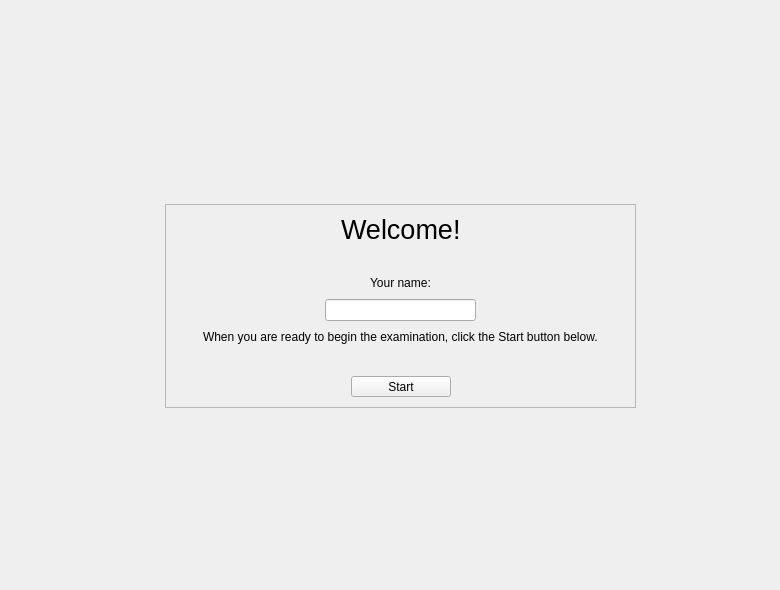
    <widget class="QWidget" name="startPage" >
     <widget class="QWidget" name="startGridLayout" >
      <property name="geometry" >
       <rect>
        <x>30</x>
        <y>30</y>
        <width>741</width>
        <height>551</height>
       </rect>
      </property>
      <layout class="QGridLayout" >
       <property name="margin" >
        <number>0</number>
       </property>
       <property name="spacing" >
        <number>6</number>
       </property>
       <item row="0" column="2" >
        <spacer>
         <property name="orientation" >
          <enum>Qt::Horizontal</enum>
         </property>
         <property name="sizeHint" >
          <size>
           <width>40</width>
           <height>20</height>
          </size>
         </property>
        </spacer>
       </item>
       <item row="0" column="1" >
        <spacer>
         <property name="orientation" >
          <enum>Qt::Vertical</enum>
         </property>
         <property name="sizeHint" >
          <size>
           <width>20</width>
           <height>40</height>
          </size>
         </property>
        </spacer>
       </item>
       <item row="2" column="1" >
        <spacer>
         <property name="orientation" >
          <enum>Qt::Vertical</enum>
         </property>
         <property name="sizeHint" >
          <size>
           <width>20</width>
           <height>40</height>
          </size>
         </property>
        </spacer>
       </item>
       <item row="2" column="2" >
        <spacer>
         <property name="orientation" >
          <enum>Qt::Horizontal</enum>
         </property>
         <property name="sizeHint" >
          <size>
           <width>40</width>
           <height>20</height>
          </size>
         </property>
        </spacer>
       </item>
       <item row="2" column="0" >
        <spacer>
         <property name="orientation" >
          <enum>Qt::Horizontal</enum>
         </property>
         <property name="sizeHint" >
          <size>
           <width>40</width>
           <height>20</height>
          </size>
         </property>
        </spacer>
       </item>
       <item row="0" column="0" >
        <spacer>
         <property name="orientation" >
          <enum>Qt::Horizontal</enum>
         </property>
         <property name="sizeHint" >
          <size>
           <width>40</width>
           <height>20</height>
          </size>
         </property>
        </spacer>
       </item>
       <item row="1" column="0" >
        <spacer>
         <property name="orientation" >
          <enum>Qt::Horizontal</enum>
         </property>
         <property name="sizeHint" >
          <size>
           <width>40</width>
           <height>20</height>
          </size>
         </property>
        </spacer>
       </item>
       <item row="1" column="2" >
        <spacer>
         <property name="orientation" >
          <enum>Qt::Horizontal</enum>
         </property>
         <property name="sizeHint" >
          <size>
           <width>40</width>
           <height>20</height>
          </size>
         </property>
        </spacer>
       </item>
       <item row="1" column="1" >
        <widget class="QFrame" name="welcomeFrame" >
         <property name="minimumSize" >
          <size>
           <width>471</width>
           <height>204</height>
          </size>
         </property>
         <property name="maximumSize" >
          <size>
           <width>471</width>
           <height>204</height>
          </size>
         </property>
         <property name="frameShape" >
          <enum>QFrame::StyledPanel</enum>
         </property>
         <property name="frameShadow" >
          <enum>QFrame::Raised</enum>
         </property>
         <widget class="QWidget" name="welcomeVerticalLayout" >
          <property name="geometry" >
           <rect>
            <x>0</x>
            <y>0</y>
            <width>471</width>
            <height>203</height>
           </rect>
          </property>
          <layout class="QVBoxLayout" >
           <property name="margin" >
            <number>10</number>
           </property>
           <property name="spacing" >
            <number>6</number>
           </property>
           <item>
            <layout class="QHBoxLayout" >
             <property name="margin" >
              <number>0</number>
             </property>
             <property name="spacing" >
              <number>6</number>
             </property>
             <item>
              <spacer>
               <property name="orientation" >
                <enum>Qt::Horizontal</enum>
               </property>
               <property name="sizeHint" >
                <size>
                 <width>40</width>
                 <height>20</height>
                </size>
               </property>
              </spacer>
             </item>
             <item>
              <widget class="QLabel" name="label_4" >
               <property name="text" >
                <string>&lt;html>&lt;head>&lt;meta name="qrichtext" content="1" />&lt;/head>&lt;body style=" white-space: pre-wrap; font-family:MS Shell Dlg 2; font-size:8.25pt; font-weight:400; font-style:normal; text-decoration:none;">&lt;p style=" margin-top:0px; margin-bottom:0px; margin-left:0px; margin-right:0px; -qt-block-indent:0; text-indent:0px;">&lt;span style=" font-size:20pt;">Welcome!&lt;/span>&lt;/p>&lt;/body>&lt;/html></string>
               </property>
              </widget>
             </item>
             <item>
              <spacer>
               <property name="orientation" >
                <enum>Qt::Horizontal</enum>
               </property>
               <property name="sizeHint" >
                <size>
                 <width>40</width>
                 <height>20</height>
                </size>
               </property>
              </spacer>
             </item>
            </layout>
           </item>
           <item>
            <spacer>
             <property name="orientation" >
              <enum>Qt::Vertical</enum>
             </property>
             <property name="sizeHint" >
              <size>
               <width>20</width>
               <height>40</height>
              </size>
             </property>
            </spacer>
           </item>
           <item>
            <layout class="QHBoxLayout" >
             <property name="margin" >
              <number>0</number>
             </property>
             <property name="spacing" >
              <number>6</number>
             </property>
             <item>
              <spacer>
               <property name="orientation" >
                <enum>Qt::Horizontal</enum>
               </property>
               <property name="sizeHint" >
                <size>
                 <width>40</width>
                 <height>20</height>
                </size>
               </property>
              </spacer>
             </item>
             <item>
              <widget class="QLabel" name="label_6" >
               <property name="text" >
                <string>Your name:</string>
               </property>
              </widget>
             </item>
             <item>
              <spacer>
               <property name="orientation" >
                <enum>Qt::Horizontal</enum>
               </property>
               <property name="sizeHint" >
                <size>
                 <width>40</width>
                 <height>20</height>
                </size>
               </property>
              </spacer>
             </item>
            </layout>
           </item>
           <item>
            <layout class="QHBoxLayout" >
             <property name="margin" >
              <number>0</number>
             </property>
             <property name="spacing" >
              <number>6</number>
             </property>
             <item>
              <spacer>
               <property name="orientation" >
                <enum>Qt::Horizontal</enum>
               </property>
               <property name="sizeHint" >
                <size>
                 <width>40</width>
                 <height>20</height>
                </size>
               </property>
              </spacer>
             </item>
             <item>
              <widget class="QLineEdit" name="nameLineEdit" >
               <property name="minimumSize" >
                <size>
                 <width>151</width>
                 <height>0</height>
                </size>
               </property>
              </widget>
             </item>
             <item>
              <spacer>
               <property name="orientation" >
                <enum>Qt::Horizontal</enum>
               </property>
               <property name="sizeHint" >
                <size>
                 <width>40</width>
                 <height>20</height>
                </size>
               </property>
              </spacer>
             </item>
            </layout>
           </item>
           <item>
            <layout class="QHBoxLayout" >
             <property name="margin" >
              <number>0</number>
             </property>
             <property name="spacing" >
              <number>6</number>
             </property>
             <item>
              <spacer>
               <property name="orientation" >
                <enum>Qt::Horizontal</enum>
               </property>
               <property name="sizeHint" >
                <size>
                 <width>40</width>
                 <height>20</height>
                </size>
               </property>
              </spacer>
             </item>
             <item>
              <widget class="QLabel" name="label_5" >
               <property name="text" >
                <string>When you are ready to begin the examination, click the Start button below.</string>
               </property>
              </widget>
             </item>
             <item>
              <spacer>
               <property name="orientation" >
                <enum>Qt::Horizontal</enum>
               </property>
               <property name="sizeHint" >
                <size>
                 <width>40</width>
                 <height>20</height>
                </size>
               </property>
              </spacer>
             </item>
            </layout>
           </item>
           <item>
            <spacer>
             <property name="orientation" >
              <enum>Qt::Vertical</enum>
             </property>
             <property name="sizeHint" >
              <size>
               <width>20</width>
               <height>40</height>
              </size>
             </property>
            </spacer>
           </item>
           <item>
            <layout class="QHBoxLayout" >
             <property name="margin" >
              <number>0</number>
             </property>
             <property name="spacing" >
              <number>6</number>
             </property>
             <item>
              <spacer>
               <property name="orientation" >
                <enum>Qt::Horizontal</enum>
               </property>
               <property name="sizeHint" >
                <size>
                 <width>97</width>
                 <height>20</height>
                </size>
               </property>
              </spacer>
             </item>
             <item>
              <widget class="QToolButton" name="tbtnStart" >
               <property name="minimumSize" >
                <size>
                 <width>100</width>
                 <height>0</height>
                </size>
               </property>
               <property name="text" >
                <string>Start</string>
               </property>
               <property name="icon" >
                <iconset resource="resources.qrc" >:/images/images/player_play.png</iconset>
               </property>
               <property name="iconSize" >
                <size>
                 <width>32</width>
                 <height>32</height>
                </size>
               </property>
               <property name="toolButtonStyle" >
                <enum>Qt::ToolButtonTextBesideIcon</enum>
               </property>
              </widget>
             </item>
             <item>
              <spacer>
               <property name="orientation" >
                <enum>Qt::Horizontal</enum>
               </property>
               <property name="sizeHint" >
                <size>
                 <width>97</width>
                 <height>20</height>
                </size>
               </property>
              </spacer>
             </item>
            </layout>
           </item>
          </layout>
         </widget>
        </widget>
       </item>
      </layout>
     </widget>
    </widget>
